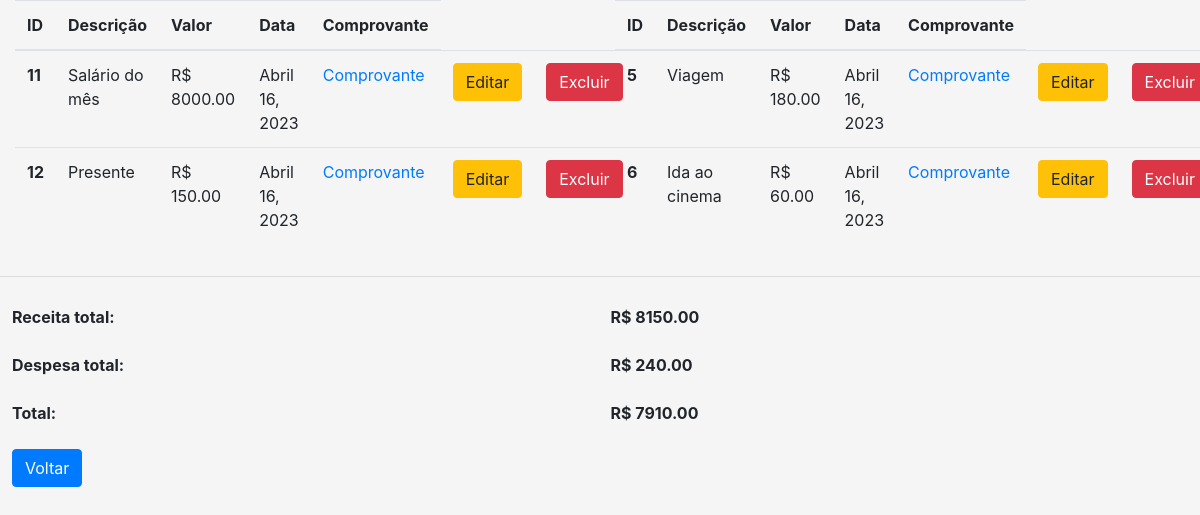
The page /listar on the database as committed earlier.
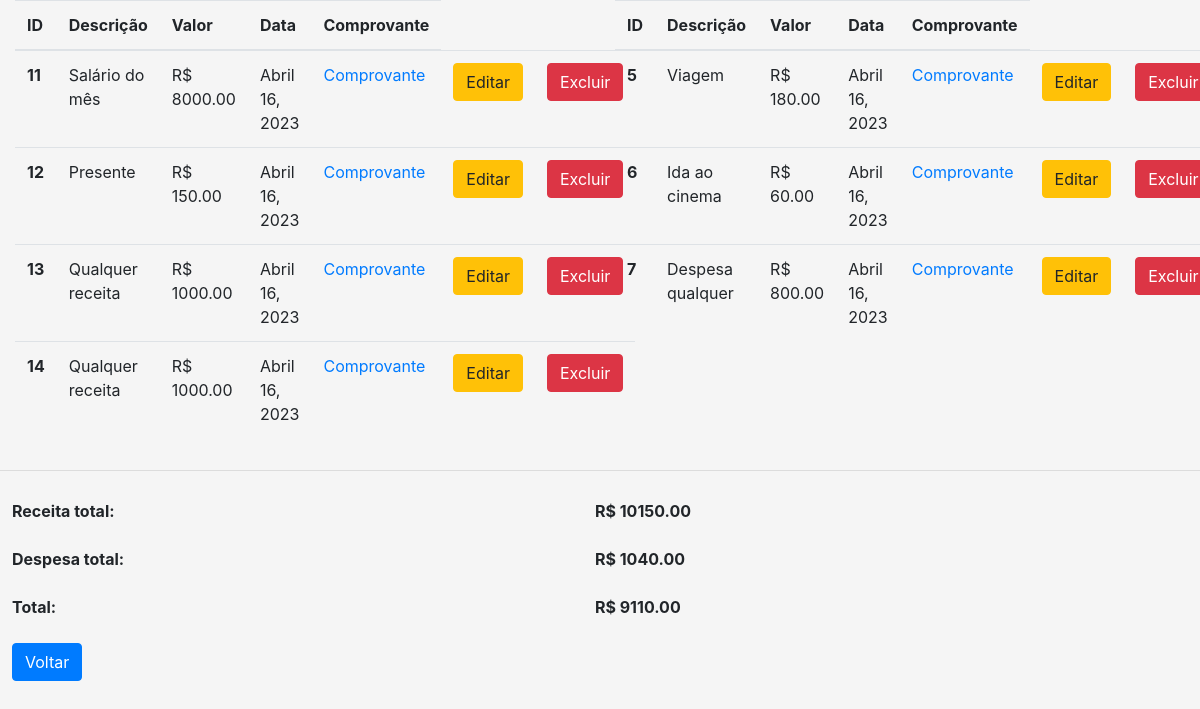
The same page on the database as committed later.
### controlefinancas/models.py (models this page shows)
class Receita(models.Model):
    id = models.AutoField(primary_key=True)
    CATEGORIAS = (
        ('ESCOLHA', 'Escolha uma categoria'),
        ('PRS', 'Presente'),
        ('PRM', 'Prêmio'),
        ('SLR', 'Salário'),
        ('OTS', 'Outros'),
    )
    valor = models.DecimalField(max_digits=10, decimal_places=2, blank=False)
    data = models.DateField(auto_now_add=True, blank=False)
    descricao = models.TextField()
    categoria = models.CharField(
        max_length=10, choices=CATEGORIAS, default='ESCOLHA', blank=False)
    comprovante = models.FileField(upload_to='comprovantes/', blank=False)
    class Meta:
        verbose_name = "Receita"
        verbose_name_plural = "Receitas"

class Despesa(models.Model):
    id = models.AutoField(primary_key=True)
    CATEGORIAS = (
        ('ESCOLHA', 'Escolha uma categoria'),
        ('CSA', 'Casa'),
        ('EDU', 'Educação'),
        ('ETR', 'Eletrônicos'),
        ('LZR', 'Lazer'),
        ('SD', 'Saúde'),
        ('SPR', 'Supermercado'),
        ('TRS', 'Transporte'),
        ('OTR', 'Outros')
    )
    valor = models.DecimalField(max_digits=10, decimal_places=2, blank=False)
    data = models.DateField(auto_now_add=True, blank=False)
    descricao = models.TextField()
    categoria = models.CharField(
        max_length=10, choices=CATEGORIAS, default='ESCOLHA', blank=False)
    comprovante = models.FileField(upload_to='comprovantes/', blank=False)
    class Meta:
        ordering = ['-data']
        verbose_name = "Despesa"
        verbose_name_plural = "Despesas"

### controlefinancas/views.py (the view)
# urls.py: path('listar', listar, name='listar'),
def listar(request):
    receitas = Receita.objects.all()
    despesas = Despesa.objects.all()
    receita_total = despesa_total = 0
    for r in range(0, receitas.count()):
        receita_total += receitas[r].valor
    for d in range(0, despesas.count()):
        despesa_total += despesas[d].valor
    saldo = receita_total - despesa_total
    return render(request, 'listar.html',
                  {"receitas": receitas,
                   "despesas": despesas,
                   "receita_total": receita_total,
                   "despesa_total": despesa_total,
                   "saldo": saldo})

### controlefinancas/templates/listar.html (shortened to what this page needs)
{% load static %}
<!DOCTYPE html>
<html lang="pt-br">
<head>
  <link rel="stylesheet" href="https://maxcdn.bootstrapcdn.com/bootstrap/4.5.2/css/bootstrap.min.css">
  <link rel="stylesheet" href="{% static 'css/style.css' %}">
</head>
<body>
  <div class="container-fluid">
    <div class="row">
      <div class="col-md-6">
        <table class="table table-hover">
          <thead>
            <tr>
              <th scope="col">ID</th>
              <th scope="col">Descrição</th>
              <th scope="col">Valor</th>
              <th scope="col" class="data-column">Data</th>
              <th scope="col" class="comprovante-column">Comprovante</th>
            </tr>
          </thead>
          <tbody>
            {% for receita in receitas %}
            <tr>
              <th scope="row">{{ receita.id}}</th>
              <td>{{ receita.descricao }}</td>
              <td>R$ {{ receita.valor }}</td>
              <td>{{ receita.data }}</td>
              <td>
                {% if receita.comprovante %}
                <a href="{{ receita.comprovante.url }}" download="{{ receita.comprovante.name }}">Comprovante</a>
                {% else %}
                Nenhum comprovante
                {% endif %}
              </td>
              <td><button type="button" class="btn btn-warning" data-toggle="modal" data-target="#editarReceita"
                  data-whatever="@mdo">Editar</button></td>
              <td><a href="{% url 'excluir' tipo='receita' id=receita.id  %}" class="btn btn-danger">Excluir</a></td>
            </tr>
            {% endfor %}
          </tbody>
        </table>
      </div>
      <div class="col-md-6">
        <table class="table table-hover">
          <thead>
            <tr>
              <th scope="col">ID</th>
              <th scope="col">Descrição</th>
              <th scope="col">Valor</th>
              <th scope="col" class="data-column">Data</th>
              <th scope="col" class="comprovante-column">Comprovante</th>
            </tr>
          </thead>
          <tbody>
            {% for despesa in despesas %}
            <tr>
              <th scope="row">{{ despesa.id }}</th>
              <td>{{ despesa.descricao }}</td>
              <td>R$ {{ despesa.valor }}</td>
              <td>{{ despesa.data }}</td>
              <td>
                {% if despesa.comprovante %}
                <a href="{{ despesa.comprovante.url }}" download="{{ despesa.comprovante.name }}">Comprovante</a>
                {% else %}
                Nenhum comprovante
                {% endif %}
              </td>
              <td><button type="button" class="btn btn-warning" data-toggle="modal" data-target="#editarDespesa"
                data-whatever="@mdo">Editar</button></td>
            <td><a href="{% url 'excluir' tipo='despesa' id=despesa.id  %}" class="btn btn-danger">Excluir</a></td>
          </tr>
            {% endfor %}
          </tbody>
        </table>
      </div>
    </div>
  </div>
  <hr>
  <table class="table table-borderless">
    <tfoot>
      <tr>
        <td class="text-end"><strong>Receita total:</strong></td>
        <td class="text-left"> <strong> R$ {{ receita_total }}</strong></td>
        <td></td>
      </tr>
      <tr>
        <td class="text-end"><strong>Despesa total:</td>
        <td class="text-left"><strong>R$ {{ despesa_total }}</strong></td>
        <td></td>
      </tr>
      <tr>
        <td class="text-end"><strong>Total:</td>
        <td class="text-left"><strong>R$ {{ saldo }}</strong></td>
        <td></td>
      </tr>
      <tr>
        <td><a href="/" class="btn btn-primary">Voltar</a></td>
      </tr>
    </tfoot>
  </table>
</body>
</html>

Rows that differ between the two databases and show on the page:
added Receita: id "13", descricao "Qualquer receita", valor "1000.00", data "Abril 16, 2023"
added Receita: id "14", descricao "Qualquer receita", valor "1000.00", data "Abril 16, 2023"
added Despesa: id "7", descricao "Despesa qualquer", valor "800.00", data "Abril 16, 2023"
Other text that changed with them:
{{ receita_total }}: "8150.00" → "10150.00"
{{ despesa_total }}: "240.00" → "1040.00"
{{ saldo }}: "7910.00" → "9110.00"
